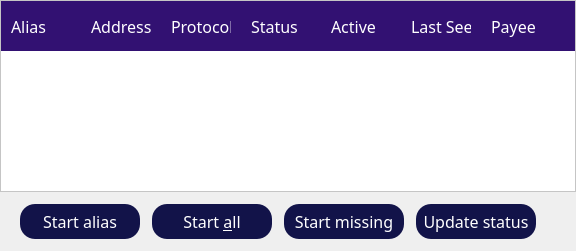
               <widget class="QWidget" name="tabMyLibernodes_4">
                <property name="font">
                 <font>
                  <family>LibercoinLight</family>
                 </font>
                </property>
                <attribute name="title">
                 <string>My Libernodes</string>
                </attribute>
                <layout class="QGridLayout" name="gridLayout_7">
                 <property name="leftMargin">
                  <number>0</number>
                 </property>
                 <property name="topMargin">
                  <number>0</number>
                 </property>
                 <property name="rightMargin">
                  <number>0</number>
                 </property>
                 <property name="bottomMargin">
                  <number>0</number>
                 </property>
                 <property name="spacing">
                  <number>-1</number>
                 </property>
                 <item row="0" column="0">
                  <layout class="QVBoxLayout" name="verticalLayout_12">
                   <property name="spacing">
                    <number>0</number>
                   </property>
                   <property name="leftMargin">
                    <number>0</number>
                   </property>
                   <property name="bottomMargin">
                    <number>0</number>
                   </property>
                   <item>
                    <widget class="QTableWidget" name="tableWidgetMyLibernodes_4">
                     <property name="minimumSize">
                      <size>
                       <width>500</width>
                       <height>0</height>
                      </size>
                     </property>
                     <property name="font">
                      <font>
                       <family>LibercoinLight</family>
                       <pointsize>13</pointsize>
                      </font>
                     </property>
                     <property name="styleSheet">
                      <string notr="true">
QHeaderView::section {height:50; width: 100;border: 0px solid white; background-color: #321172; color: white; font-size: 12pt;padding-left: 10; padding-right:10; } 
QHeaderView::down-arrow { image: url(:/icons/txdown); width: 8px; height: 8px; }
 QHeaderView::up-arrow { image: url(:/icons/txup); width: 8px; height: 8px; }

QTableView{
alternate-background-color: #EAE6F1;
background-color: white;
}

QScrollBar:horizontal {
            border: 0px solid;
            background: transparent;
            height: 14px;
            margin: 0px 0px 0px 0px;
              padding: 4px;
}
QScrollBar:vertical {
            border: 0px solid #321172;
            background: transparent;
            width: 14px;
            margin: 0px 0px 0px 0px;
       padding: 4px;
        }
QScrollBar::handle {
            background: #aaaaaa;
            border: 0px;
            border-radius: 3px;
        }
        QScrollBar::add-line:vertical {
            height: 0px;
            subcontrol-position: bottom;
            subcontrol-origin: margin;
        }
        QScrollBar::sub-line:vertical {
            height: 0 px;
            subcontrol-position: top;
            subcontrol-origin: margin;
        }
        QScrollBar::add-line:horizontal {
            width: 0px;
            subcontrol-position: right;
            subcontrol-origin: margin;
        }
        QScrollBar::sub-line:horizontal {
            width: 0 px;
            subcontrol-position: left;
            subcontrol-origin: margin;
        }</string>
                     </property>
                     <property name="editTriggers">
                      <set>QAbstractItemView::NoEditTriggers</set>
                     </property>
                     <property name="alternatingRowColors">
                      <bool>true</bool>
                     </property>
                     <property name="selectionMode">
                      <enum>QAbstractItemView::SingleSelection</enum>
                     </property>
                     <property name="selectionBehavior">
                      <enum>QAbstractItemView::SelectRows</enum>
                     </property>
                     <property name="showGrid">
                      <bool>false</bool>
                     </property>
                     <property name="gridStyle">
                      <enum>Qt::NoPen</enum>
                     </property>
                     <property name="sortingEnabled">
                      <bool>true</bool>
                     </property>
                     <property name="columnCount">
                      <number>7</number>
                     </property>
                     <attribute name="horizontalHeaderDefaultSectionSize">
                      <number>80</number>
                     </attribute>
                     <attribute name="horizontalHeaderMinimumSectionSize">
                      <number>80</number>
                     </attribute>
                     <attribute name="horizontalHeaderStretchLastSection">
                      <bool>true</bool>
                     </attribute>
                     <attribute name="verticalHeaderVisible">
                      <bool>false</bool>
                     </attribute>
                     <column>
                      <property name="text">
                       <string>Alias</string>
                      </property>
                      <property name="textAlignment">
                       <set>AlignLeading|AlignVCenter</set>
                      </property>
                     </column>
                     <column>
                      <property name="text">
                       <string>Address</string>
                      </property>
                      <property name="textAlignment">
                       <set>AlignLeading|AlignVCenter</set>
                      </property>
                     </column>
                     <column>
                      <property name="text">
                       <string>Protocol</string>
                      </property>
                      <property name="textAlignment">
                       <set>AlignLeading|AlignVCenter</set>
                      </property>
                     </column>
                     <column>
                      <property name="text">
                       <string>Status</string>
                      </property>
                      <property name="textAlignment">
                       <set>AlignLeading|AlignVCenter</set>
                      </property>
                     </column>
                     <column>
                      <property name="text">
                       <string>Active</string>
                      </property>
                      <property name="textAlignment">
                       <set>AlignLeading|AlignVCenter</set>
                      </property>
                     </column>
                     <column>
                      <property name="text">
                       <string>Last Seen</string>
                      </property>
                      <property name="textAlignment">
                       <set>AlignLeading|AlignVCenter</set>
                      </property>
                     </column>
                     <column>
                      <property name="text">
                       <string>Payee</string>
                      </property>
                      <property name="textAlignment">
                       <set>AlignLeading|AlignVCenter</set>
                      </property>
                      <property name="foreground">
                       <brush brushstyle="NoBrush">
                        <color alpha="255">
                         <red>0</red>
                         <green>0</green>
                         <blue>0</blue>
                        </color>
                       </brush>
                      </property>
                     </column>
                    </widget>
                   </item>
                   <item>
                    <layout class="QHBoxLayout" name="horizontalLayout_15">
                     <property name="spacing">
                      <number>12</number>
                     </property>
                     <property name="leftMargin">
                      <number>20</number>
                     </property>
                     <property name="topMargin">
                      <number>12</number>
                     </property>
                     <property name="rightMargin">
                      <number>0</number>
                     </property>
                     <property name="bottomMargin">
                      <number>12</number>
                     </property>
                     <item>
                      <widget class="QPushButton" name="startButton_4">
                       <property name="enabled">
                        <bool>true</bool>
                       </property>
                       <property name="minimumSize">
                        <size>
                         <width>0</width>
                         <height>35</height>
                        </size>
                       </property>
                       <property name="font">
                        <font>
                         <family>LibercoinRegular</family>
                         <pointsize>12</pointsize>
                        </font>
                       </property>
                       <property name="styleSheet">
                        <string notr="true">
QPushButton {
background-color: #121349;
color: white;
border-radius:15px;
height:35px;
width:120px;
border: 0;
}
QPushButton:hover {
background-color: #121349;
color: white;
height:35px;
width:120px;
border:0;
}
QPushButton:hover!pressed {
background-color: #4a0e95;
color: white;
border-radius:15px;
height:35px;
width:120px;
border: 0;
}</string>
                       </property>
                       <property name="text">
                        <string>Start alias</string>
                       </property>
                      </widget>
                     </item>
                     <item>
                      <widget class="QPushButton" name="startAllButton_4">
                       <property name="minimumSize">
                        <size>
                         <width>0</width>
                         <height>35</height>
                        </size>
                       </property>
                       <property name="font">
                        <font>
                         <family>LibercoinRegular</family>
                         <pointsize>12</pointsize>
                        </font>
                       </property>
                       <property name="styleSheet">
                        <string notr="true">
QPushButton {
background-color: #121349;
color: white;
border-radius:15px;
height:35px;
width:120px;
border: 0;
}
QPushButton:hover {
background-color: #121349;
color: white;
height:35px;
width:120px;
border:0;
}
QPushButton:hover!pressed {
background-color: #4a0e95;
color: white;
border-radius:15px;
height:35px;
width:120px;
border: 0;
}</string>
                       </property>
                       <property name="text">
                        <string>Start &amp;all</string>
                       </property>
                      </widget>
                     </item>
                     <item>
                      <widget class="QPushButton" name="startMissingButton_4">
                       <property name="minimumSize">
                        <size>
                         <width>0</width>
                         <height>35</height>
                        </size>
                       </property>
                       <property name="font">
                        <font>
                         <family>LibercoinRegular</family>
                         <pointsize>12</pointsize>
                        </font>
                       </property>
                       <property name="styleSheet">
                        <string notr="true">
QPushButton {
background-color: #121349;
color: white;
border-radius:15px;
height:35px;
width:120px;
border: 0;
}
QPushButton:hover {
background-color: #121349;
color: white;
height:35px;
width:120px;
border:0;
}
QPushButton:hover!pressed {
background-color: #4a0e95;
color: white;
border-radius:15px;
height:35px;
width:120px;
border: 0;
}</string>
                       </property>
                       <property name="text">
                        <string>Start missing</string>
                       </property>
                      </widget>
                     </item>
                     <item>
                      <widget class="QPushButton" name="UpdateButton_4">
                       <property name="minimumSize">
                        <size>
                         <width>0</width>
                         <height>35</height>
                        </size>
                       </property>
                       <property name="font">
                        <font>
                         <family>LibercoinRegular</family>
                         <pointsize>12</pointsize>
                        </font>
                       </property>
                       <property name="styleSheet">
                        <string notr="true">
QPushButton {
background-color: #121349;
color: white;
border-radius:15px;
height:35px;
width:120px;
border: 0;
}
QPushButton:hover {
background-color: #121349;
color: white;
height:35px;
width:120px;
border:0;
}
QPushButton:hover!pressed {
background-color: #4a0e95;
color: white;
border-radius:15px;
height:35px;
width:120px;
border: 0;
}</string>
                       </property>
                       <property name="text">
                        <string>Update status</string>
                       </property>
                      </widget>
                     </item>
                     <item>
                      <spacer name="horizontalSpacer_9">
                       <property name="orientation">
                        <enum>Qt::Horizontal</enum>
                       </property>
                       <property name="sizeHint" stdset="0">
                        <size>
                         <width>40</width>
                         <height>20</height>
                        </size>
                       </property>
                      </spacer>
                     </item>
                    </layout>
                   </item>
                  </layout>
                 </item>
                </layout>
               </widget>
